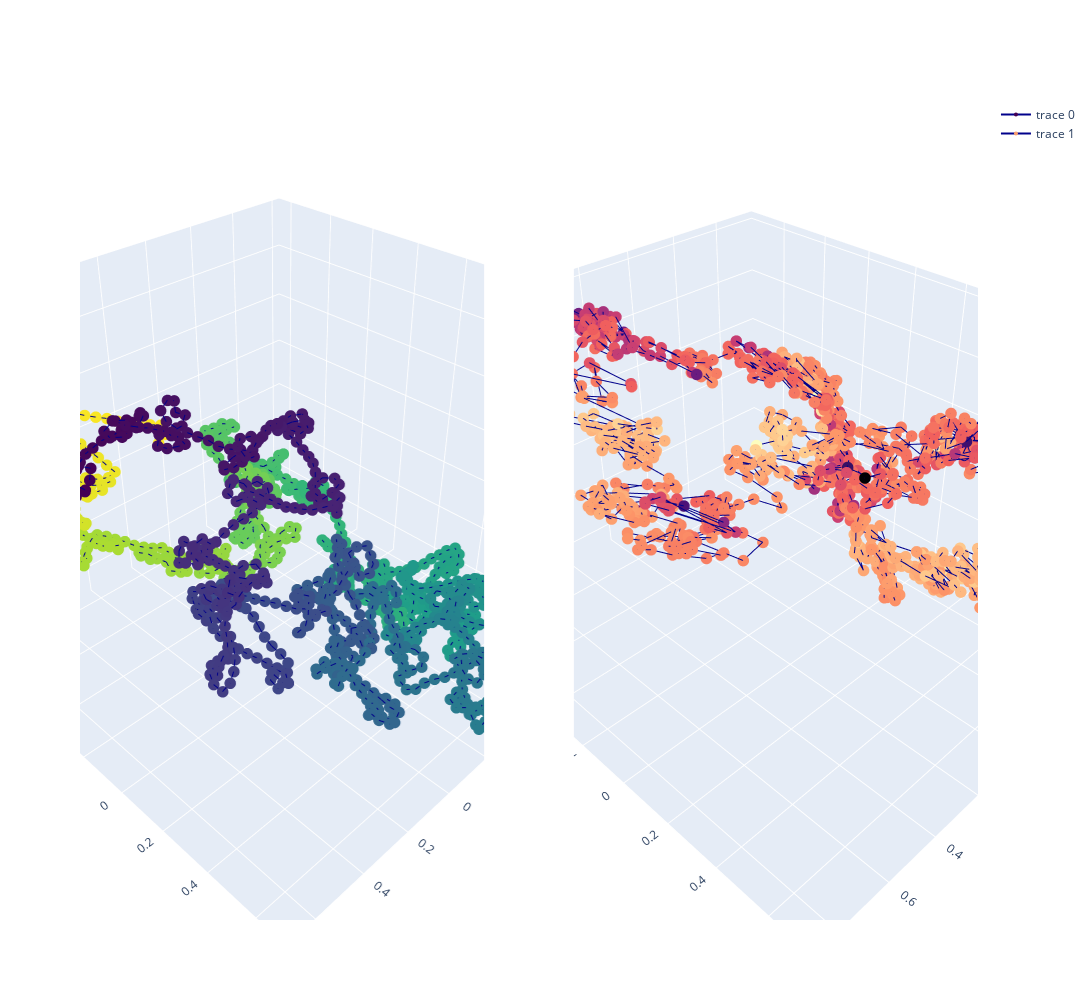

The code cell stored with this chart in its notebook:
### Markdown cell above
True vs Pred synthetic validation structures

### Code cell
test_true_structure = test_true_structures[GRAPH_TESTED]
test_pred_structure = test_pred_structures[GRAPH_TESTED]

test_pred_structure_superposed, test_true_structure_superposed = \
        kabsch_superimposition_numpy(test_pred_structure, test_true_structure, EMBEDDING_SIZE)

x_pred = test_pred_structure_superposed[:, 0]  
y_pred = test_pred_structure_superposed[:, 1]
z_pred = test_pred_structure_superposed[:, 2]

x_true = test_true_structure_superposed[:, 0]  
y_true = test_true_structure_superposed[:, 1]
z_true = test_true_structure_superposed[:, 2]
pred_structure_unit_ball, true_structure_unit_ball = \
            kabsch_superimposition_numpy(test_pred_structure, test_true_structure, EMBEDDING_SIZE)
d = np.negative(np.log(np.mean(np.divide(np.abs(pred_structure_unit_ball - true_structure_unit_ball),np.abs(true_structure_unit_ball)), axis=1)))

colorscale1 = np.asarray(range(len(x_true)))
colorscale2 = d
color1 = 'Viridis'
color2 = 'magma'
plot_true_pred_structures(x_pred, y_pred, z_pred, x_true, y_true, z_true, colorscale1, colorscale2, color1, color2)

# Shape comparison
print('Kabsch distance is ' + str(kabsch_distance_numpy(test_pred_structure, test_true_structure, EMBEDDING_SIZE)))

### Figure 1 — Plotly figure (JSON) as saved in the notebook; plotly's stock layout.template omitted (floating-point values rounded to 4 significant figures; data arrays with more than 128 entries replaced by an {"elided": "..."} marker saying what was removed)
{"data": [{"line": {"color": "darkblue", "width": 2}, "marker": {"color": {"elided": "1258 int values"}, "colorscale": [[0, "#440154"], [0.1111, "#482878"], [0.2222, "#3e4989"], [0.3333, "#31688e"], [0.4444, "#26828e"], [0.5556, "#1f9e89"], [0.6667, "#35b779"], [0.7778, "#6ece58"], [0.8889, "#b5de2b"], [1, "#fde725"]], "size": 4}, "scene": "scene", "type": "scatter3d", "x": {"elided": "1258 float values"}, "y": {"elided": "1258 float values"}, "z": {"elided": "1258 float values"}}, {"line": {"color": "darkblue", "width": 2}, "marker": {"color": {"elided": "1258 float values"}, "colorscale": [[0, "#000004"], [0.1111, "#180f3d"], [0.2222, "#440f76"], [0.3333, "#721f81"], [0.4444, "#9e2f7f"], [0.5556, "#cd4071"], [0.6667, "#f1605d"], [0.7778, "#fd9668"], [0.8889, "#feca8d"], [1, "#fcfdbf"]], "size": 4}, "scene": "scene2", "type": "scatter3d", "x": {"elided": "1258 float values"}, "y": {"elided": "1258 float values"}, "z": {"elided": "1258 float values"}}], "layout": {"height": 1000, "scene": {"domain": {"x": [0, 0.45], "y": [0, 1]}}, "scene2": {"domain": {"x": [0.55, 1], "y": [0, 1]}}, "width": 1300}}
